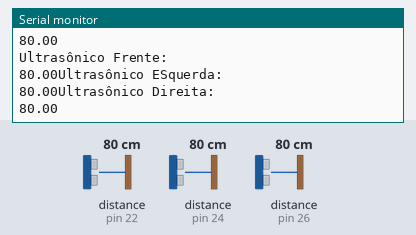
A sketch run on a simulated Arduino Mega 2560, built with avr-gcc and run on an emulated ATmega2560. Shown: the last lines printed to the serial monitor. The test bench sets the inputs (shaded band); at power-on: distance to the obstacle (sensors on pin 22, pin 24, pin 26) 80 cm.

Above: at 1.2 s.
1.3 s: distance to the obstacle (sensor on pin 22) set to 2 cm
At 2.3 s:
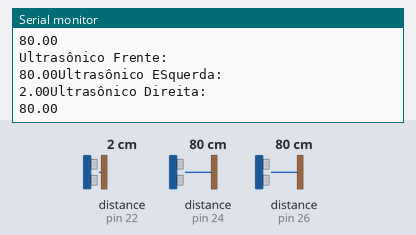
4.3 s: distance to the obstacle (sensor on pin 22) set to 120 cm
At 5.0 s:
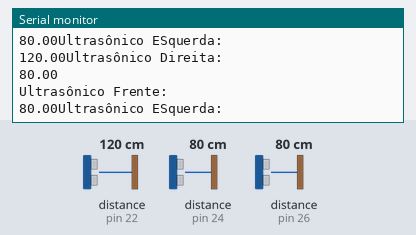
7.3 s: distance to the obstacle (sensor on pin 24) set to 2 cm
At 8.1 s:
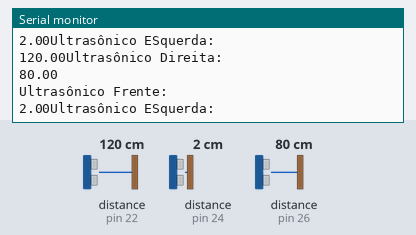
8.8 s: distance to the obstacle (sensor on pin 26) set to 2 cm
At 9.9 s:
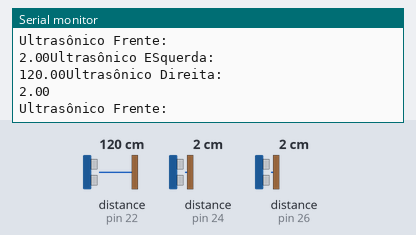
11.8 s: distance to the obstacle (sensor on pin 22) set to 4 cm
At 12.6 s:
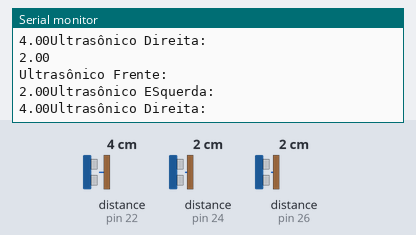
14.8 s: distance to the obstacle (sensor on pin 24) set to 18 cm
At 15.4 s:
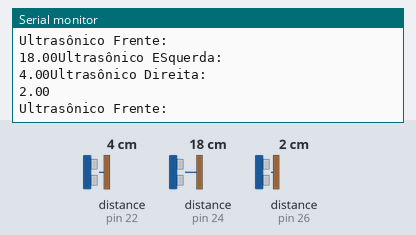
Timing chart, 0 to 17.8 s (numbered marks = the images above; inputs shaded):
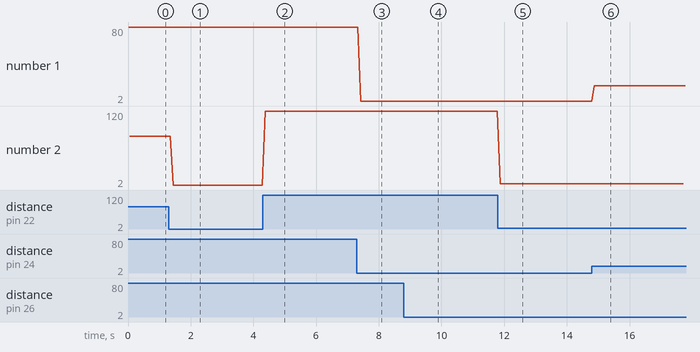

The sketch:

serial.ino
```cpp
#include <HCSR04.h>

#define T_PIN_frente 25
#define E_PIN_frente 24
UltraSonicDistanceSensor ultra_frente(T_PIN_frente, E_PIN_frente);
#define T_PIN_lat 23
#define E_PIN_lat 22
UltraSonicDistanceSensor ultra_lateral_esquerda(T_PIN_lat, E_PIN_lat);
#define T_PIN_late 27
#define E_PIN_late 26
UltraSonicDistanceSensor ultra_lateral_direta(T_PIN_late, E_PIN_late);

void setup() {
  Serial.begin(9600);
}

void loop() {
  Serial.println("Ultrasônico Frente: ");
  Serial.print(ultra_frente.measureDistanceCm());
  Serial.println("Ultrasônico ESquerda: ");
  Serial.print(ultra_lateral_esquerda.measureDistanceCm());
  Serial.println("Ultrasônico Direita: ");
  Serial.print(ultra_lateral_direta.measureDistanceCm());
  Serial.println();
}
```

Measured:
- after the input at 1.3 s, the serial monitor: prints a new line after 0.14 s (image 1)
- after the input at 4.3 s, the serial monitor: prints a new line after 0.07 s (image 2)
- after the input at 7.3 s, the serial monitor: prints a new line after 0.13 s (image 3)
- after the input at 8.8 s, the serial monitor: prints a new line after 0.08 s (image 4)
- after the input at 11.8 s, the serial monitor: prints a new line after 0.07 s (image 5)
- after the input at 14.8 s, the serial monitor: prints a new line after 0.08 s (image 6)
- plotted number 1: 80 → 2 after the input at 7.3 s, 2 → 18 after the input at 14.8 s
- plotted number 2: 80 → 2 after the input at 1.3 s, 2 → 120 after the input at 4.3 s, 120 → 4 after the input at 11.8 s
